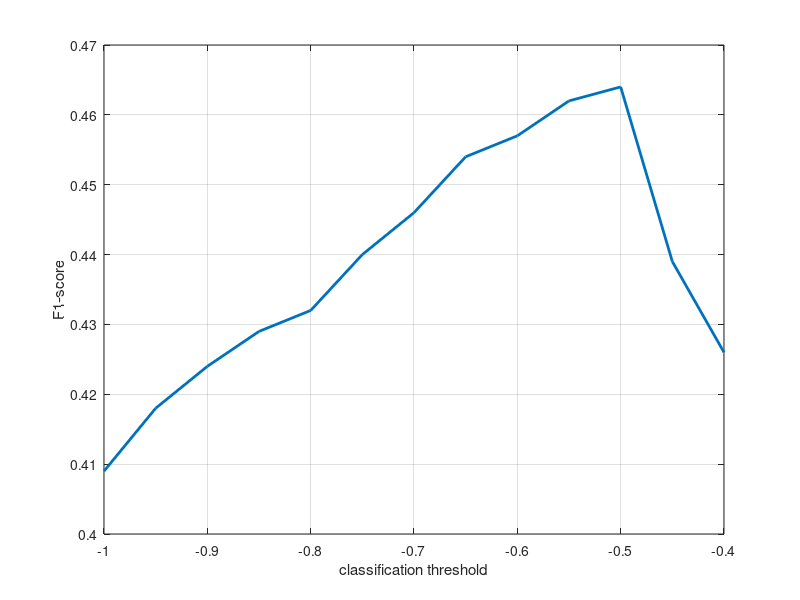

MATLAB code for this plot:
% -1.00             C2W	mac-P/R/F1: 0.341/0.727/0.409 mic-P/R/F1: 0.210/0.692/0.322 TP/FP/FN: 283/1067/126 std-P/R/F1: 0.313/0.360/0.300
% -0.95             C2W	mac-P/R/F1: 0.356/0.718/0.418 mic-P/R/F1: 0.220/0.685/0.333 TP/FP/FN: 280/992/129 std-P/R/F1: 0.318/0.365/0.303
% -0.90             C2W	mac-P/R/F1: 0.362/0.716/0.424 mic-P/R/F1: 0.227/0.682/0.340 TP/FP/FN: 279/952/130 std-P/R/F1: 0.319/0.368/0.304
% -0.85             C2W	mac-P/R/F1: 0.369/0.706/0.429 mic-P/R/F1: 0.234/0.672/0.347 TP/FP/FN: 275/902/134 std-P/R/F1: 0.323/0.374/0.309
% -0.80             C2W	mac-P/R/F1: 0.377/0.685/0.432 mic-P/R/F1: 0.242/0.650/0.353 TP/FP/FN: 266/831/143 std-P/R/F1: 0.329/0.388/0.318
% -0.75             C2W	mac-P/R/F1: 0.387/0.675/0.440 mic-P/R/F1: 0.254/0.638/0.363 TP/FP/FN: 261/767/148 std-P/R/F1: 0.331/0.393/0.321
% -0.70             C2W	mac-P/R/F1: 0.405/0.640/0.446 mic-P/R/F1: 0.271/0.611/0.376 TP/FP/FN: 250/672/159 std-P/R/F1: 0.345/0.403/0.335
% -0.65             C2W	mac-P/R/F1: 0.428/0.613/0.454 mic-P/R/F1: 0.288/0.584/0.386 TP/FP/FN: 239/591/170 std-P/R/F1: 0.354/0.404/0.340
% -0.60             C2W	mac-P/R/F1: 0.452/0.580/0.457 mic-P/R/F1: 0.312/0.553/0.399 TP/FP/FN: 226/499/183 std-P/R/F1: 0.376/0.416/0.359
% -0.55             C2W	mac-P/R/F1: 0.485/0.543/0.462 mic-P/R/F1: 0.356/0.506/0.418 TP/FP/FN: 207/374/202 std-P/R/F1: 0.388/0.418/0.369
% -0.50             C2W	mac-P/R/F1: 0.531/0.517/0.464 mic-P/R/F1: 0.388/0.474/0.427 TP/FP/FN: 194/306/215 std-P/R/F1: 0.403/0.417/0.379
% -0.45             C2W	mac-P/R/F1: 0.566/0.468/0.439 mic-P/R/F1: 0.414/0.421/0.417 TP/FP/FN: 172/243/237 std-P/R/F1: 0.417/0.424/0.392
% -0.40             C2W	mac-P/R/F1: 0.599/0.441/0.426 mic-P/R/F1: 0.433/0.386/0.408 TP/FP/FN: 158/207/251 std-P/R/F1: 0.422/0.423/0.398

thresholds = -0.4:-0.05:-1;
f1 = [0.426, 0.439, 0.464, 0.462, 0.457, 0.454, 0.446, 0.440, 0.432, 0.429, 0.424, 0.418, 0.409];

plot(thresholds, f1, 'LineWidth', 2);
grid on;
xlabel('classification threshold');
ylabel('F1-score');